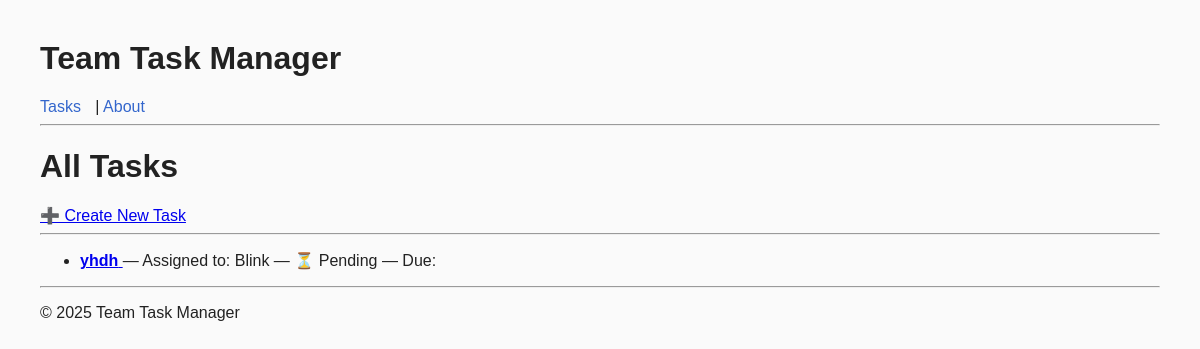
The page / on the database its author committed.
### tasks/models.py (models this page shows, shortened)
class Task(models.Model):
    title = models.CharField(max_length = 200)
    description = models. TextField(max_length = 500)
    is_completed = models.BooleanField(default = False)
    assigned_to = models.ForeignKey(settings.AUTH_USER_MODEL, on_delete= models.CASCADE, related_name = 'tasks')
    created_at = models.DateTimeField(auto_now_add = True)
    due_date = models.DateTimeField(null = True, blank = True)

class CustomUser(AbstractUser):
    ROLES = (
        ('manager', 'Manager'),
        ('member', 'Member')
    )
    phone_number = models.CharField(max_length = 20, blank = True, null = True)
    role = models.CharField(max_length = 10, choices =ROLES, default = 'member')
    bio = models.TextField(max_length = 500, blank = True, null = True)

### tasks/views.py (the view)
# urls.py: path('', views.task_list, name='task_list'),
def task_list(request):
    tasks = Task.objects.all()
    return render(request, 'tasks/task_list.html', {'tasks': tasks})

### tasks/templates/tasks/task_list.html (shortened to what this page needs)
{% extends 'tasks/base.html' %}
{% load static %}
{% block content %}
<h1>All Tasks</h1>
<a href="{% url 'task_create' %}">➕ Create New Task</a>
<hr>
{% if tasks %}
  <ul>
    {% for task in tasks %}
      <li>
        <a href="{% url 'task_detail' task.pk %}">
          <strong>{{ task.title }}</strong>
        </a>
        — Assigned to: {{ task.assigned_to.username }}
        — {% if task.is_completed %}✅ Completed{% else %}⏳ Pending{% endif %}
        — Due: {{ task.due_date|date:"M d, Y H:i" }}
      </li>
    {% endfor %}
  </ul>
{% else %}
  <p>No tasks found. <a href="{% url 'task_create' %}">Add one?</a></p>
{% endif %}
{% endblock %}

### tasks/static/css/style.css (style rules this page uses)
body { font-family: Arial, sans-serif; background: #fafafa; color: #222; margin: 40px; }
li { margin-bottom: 10px; }

### rows shown on the page
Task: title "yhdh", assigned_to.username "Blink", is_completed "⏳ Pending"
